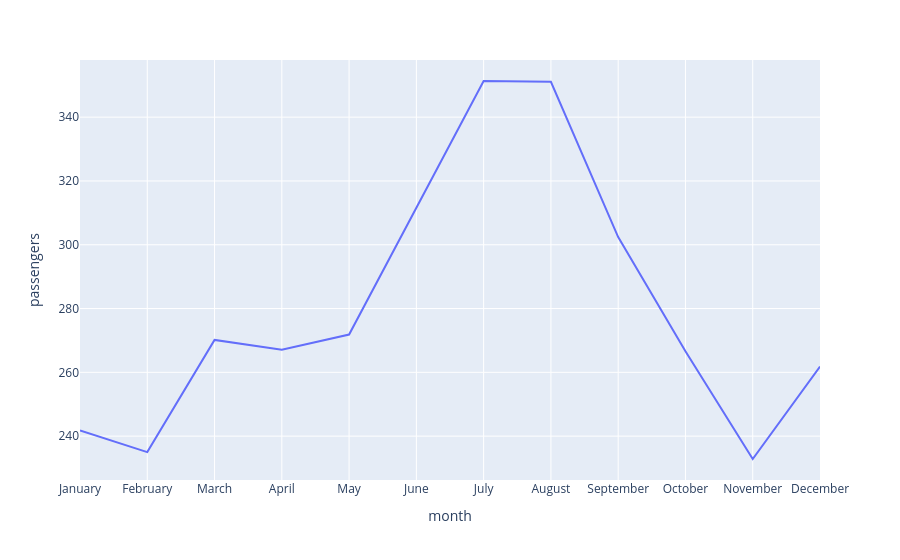

Here is the notebook cell this chart was saved with:
### Code cell
px.line(df_agrupado_pelo_mes, x='month', y='passengers')

### Figure 1 — Plotly figure (JSON) as saved in the notebook; plotly's stock layout.template omitted (floating-point values rounded to 4 significant figures)
{"data": [{"hovertemplate": "month=%{x}<br>passengers=%{y}<extra></extra>", "legendgroup": "", "line": {"color": "#636efa", "dash": "solid"}, "marker": {"symbol": "circle"}, "mode": "lines", "name": "", "orientation": "v", "showlegend": false, "type": "scatter", "x": ["January", "February", "March", "April", "May", "June", "July", "August", "September", "October", "November", "December"], "xaxis": "x", "y": [241.8, 235.0, 270.2, 267.1, 271.8, 311.7, 351.3, 351.1, 302.4, 266.6, 232.8, 261.8], "yaxis": "y"}], "layout": {"legend": {"tracegroupgap": 0}, "margin": {"t": 60}, "xaxis": {"anchor": "y", "domain": [0, 1], "title": {"text": "month"}}, "yaxis": {"anchor": "x", "domain": [0, 1], "title": {"text": "passengers"}}}}
